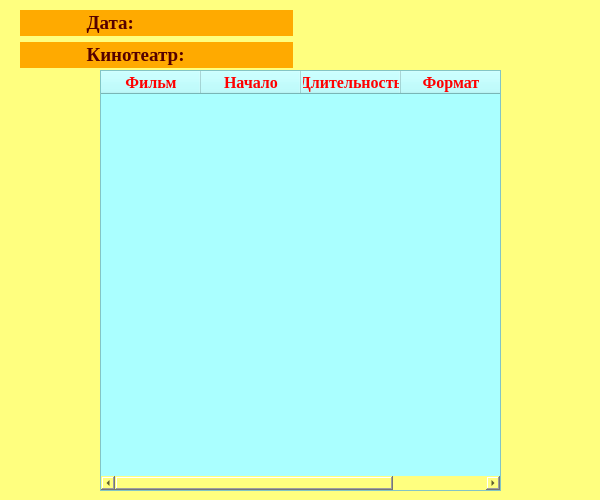
<?xml version="1.0" encoding="UTF-8"?>
<ui version="4.0">
 <class>Form</class>
 <widget class="QWidget" name="Form">
  <property name="geometry">
   <rect>
    <x>0</x>
    <y>0</y>
    <width>600</width>
    <height>500</height>
   </rect>
  </property>
  <property name="windowTitle">
   <string>Расписание</string>
  </property>
  <property name="styleSheet">
   <string notr="true">background-color: rgb(255, 255, 127);</string>
  </property>
  <widget class="QTableWidget" name="table">
   <property name="geometry">
    <rect>
     <x>100</x>
     <y>70</y>
     <width>401</width>
     <height>421</height>
    </rect>
   </property>
   <property name="font">
    <font>
     <family>Times New Roman</family>
     <pointsize>12</pointsize>
     <weight>75</weight>
     <bold>true</bold>
    </font>
   </property>
   <property name="styleSheet">
    <string notr="true">background-color: rgb(170, 255, 255);
color: rgb(255, 0, 0);</string>
   </property>
   <column>
    <property name="text">
     <string>Фильм</string>
    </property>
    <property name="font">
     <font>
      <family>Times New Roman</family>
      <pointsize>12</pointsize>
      <weight>75</weight>
      <bold>true</bold>
     </font>
    </property>
   </column>
   <column>
    <property name="text">
     <string>Начало</string>
    </property>
    <property name="font">
     <font>
      <family>Times New Roman</family>
      <pointsize>12</pointsize>
      <weight>75</weight>
      <bold>true</bold>
     </font>
    </property>
   </column>
   <column>
    <property name="text">
     <string>Длительность</string>
    </property>
    <property name="font">
     <font>
      <family>Times New Roman</family>
      <pointsize>12</pointsize>
      <weight>75</weight>
      <bold>true</bold>
     </font>
    </property>
   </column>
   <column>
    <property name="text">
     <string>Формат</string>
    </property>
    <property name="font">
     <font>
      <family>Times New Roman</family>
      <pointsize>12</pointsize>
      <weight>75</weight>
      <bold>true</bold>
     </font>
    </property>
   </column>
  </widget>
  <widget class="QWidget" name="layoutWidget">
   <property name="geometry">
    <rect>
     <x>20</x>
     <y>10</y>
     <width>551</width>
     <height>58</height>
    </rect>
   </property>
   <layout class="QVBoxLayout" name="verticalLayout">
    <item>
     <layout class="QHBoxLayout" name="horizontalLayout_2">
      <item>
       <widget class="QLabel" name="label_2">
        <property name="font">
         <font>
          <family>Times New Roman</family>
          <pointsize>14</pointsize>
          <weight>75</weight>
          <bold>true</bold>
         </font>
        </property>
        <property name="styleSheet">
         <string notr="true">background-color: rgb(255, 170, 0);
color: rgb(85, 0, 0);</string>
        </property>
        <property name="text">
         <string>              Дата:</string>
        </property>
       </widget>
      </item>
      <item>
       <widget class="QLabel" name="date">
        <property name="font">
         <font>
          <family>Times New Roman</family>
          <pointsize>14</pointsize>
          <weight>75</weight>
          <bold>true</bold>
         </font>
        </property>
        <property name="styleSheet">
         <string notr="true">color: rgb(255, 85, 255);</string>
        </property>
        <property name="text">
         <string/>
        </property>
       </widget>
      </item>
     </layout>
    </item>
    <item>
     <layout class="QHBoxLayout" name="horizontalLayout">
      <item>
       <widget class="QLabel" name="label">
        <property name="font">
         <font>
          <family>Times New Roman</family>
          <pointsize>14</pointsize>
          <weight>75</weight>
          <bold>true</bold>
         </font>
        </property>
        <property name="styleSheet">
         <string notr="true">background-color: rgb(255, 170, 0);
color: rgb(85, 0, 0);</string>
        </property>
        <property name="text">
         <string>              Кинотеатр:</string>
        </property>
       </widget>
      </item>
      <item>
       <widget class="QLabel" name="cinema">
        <property name="font">
         <font>
          <family>Times New Roman</family>
          <pointsize>14</pointsize>
          <weight>75</weight>
          <bold>true</bold>
         </font>
        </property>
        <property name="styleSheet">
         <string notr="true">color: rgb(255, 85, 255);</string>
        </property>
        <property name="text">
         <string/>
        </property>
       </widget>
      </item>
     </layout>
    </item>
   </layout>
  </widget>
 </widget>
 <resources/>
 <connections/>
</ui>
